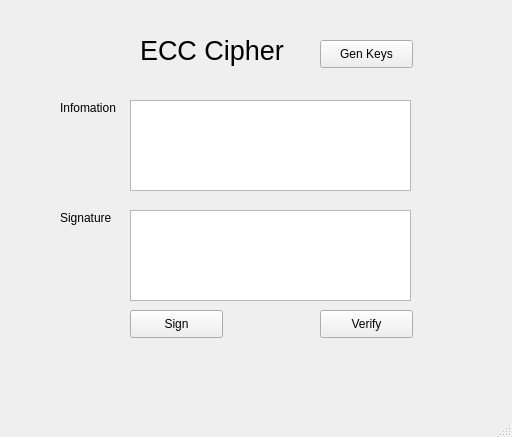
<?xml version="1.0" encoding="UTF-8"?>
<ui version="4.0">
 <class>MainWindow</class>
 <widget class="QMainWindow" name="MainWindow">
  <property name="geometry">
   <rect>
    <x>0</x>
    <y>0</y>
    <width>512</width>
    <height>437</height>
   </rect>
  </property>
  <property name="windowTitle">
   <string>MainWindow</string>
  </property>
  <widget class="QWidget" name="centralwidget">
   <widget class="QLabel" name="label">
    <property name="geometry">
     <rect>
      <x>140</x>
      <y>30</y>
      <width>171</width>
      <height>41</height>
     </rect>
    </property>
    <property name="font">
     <font>
      <pointsize>20</pointsize>
     </font>
    </property>
    <property name="text">
     <string>ECC Cipher</string>
    </property>
   </widget>
   <widget class="QLabel" name="label_2">
    <property name="geometry">
     <rect>
      <x>60</x>
      <y>100</y>
      <width>101</width>
      <height>16</height>
     </rect>
    </property>
    <property name="text">
     <string>Infomation</string>
    </property>
   </widget>
   <widget class="QLabel" name="label_3">
    <property name="geometry">
     <rect>
      <x>60</x>
      <y>210</y>
      <width>61</width>
      <height>16</height>
     </rect>
    </property>
    <property name="text">
     <string>Signature</string>
    </property>
   </widget>
   <widget class="QTextEdit" name="txt_sign">
    <property name="geometry">
     <rect>
      <x>130</x>
      <y>210</y>
      <width>281</width>
      <height>91</height>
     </rect>
    </property>
   </widget>
   <widget class="QTextEdit" name="txt_info">
    <property name="geometry">
     <rect>
      <x>130</x>
      <y>100</y>
      <width>281</width>
      <height>91</height>
     </rect>
    </property>
   </widget>
   <widget class="QPushButton" name="btn_sign">
    <property name="geometry">
     <rect>
      <x>130</x>
      <y>310</y>
      <width>93</width>
      <height>28</height>
     </rect>
    </property>
    <property name="text">
     <string>Sign</string>
    </property>
   </widget>
   <widget class="QPushButton" name="btn_verify">
    <property name="geometry">
     <rect>
      <x>320</x>
      <y>310</y>
      <width>93</width>
      <height>28</height>
     </rect>
    </property>
    <property name="text">
     <string>Verify</string>
    </property>
   </widget>
   <widget class="QPushButton" name="btn_gen_keys">
    <property name="geometry">
     <rect>
      <x>320</x>
      <y>40</y>
      <width>93</width>
      <height>28</height>
     </rect>
    </property>
    <property name="text">
     <string>Gen Keys</string>
    </property>
   </widget>
  </widget>
  <widget class="QMenuBar" name="menubar">
   <property name="geometry">
    <rect>
     <x>0</x>
     <y>0</y>
     <width>512</width>
     <height>26</height>
    </rect>
   </property>
  </widget>
  <widget class="QStatusBar" name="statusbar"/>
 </widget>
 <resources/>
 <connections/>
</ui>
